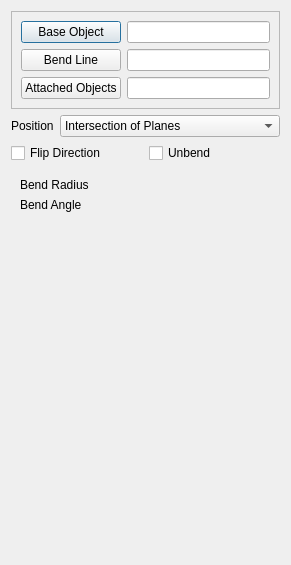
<?xml version="1.0" encoding="UTF-8"?>
<ui version="4.0">
 <class>SMBendOnLineTaskPanel</class>
 <widget class="QDialog" name="SMBendOnLineTaskPanel">
  <property name="geometry">
   <rect>
    <x>0</x>
    <y>0</y>
    <width>291</width>
    <height>565</height>
   </rect>
  </property>
  <property name="windowTitle">
   <string>Fold on sketch line properties</string>
  </property>
  <layout class="QVBoxLayout" name="verticalLayout">
   <item>
    <widget class="QFrame" name="frame">
     <property name="frameShape">
      <enum>QFrame::StyledPanel</enum>
     </property>
     <property name="frameShadow">
      <enum>QFrame::Raised</enum>
     </property>
     <layout class="QGridLayout" name="gridLayout">
      <item row="0" column="2">
       <widget class="QLineEdit" name="txtBaseObject">
        <property name="readOnly">
         <bool>true</bool>
        </property>
       </widget>
      </item>
      <item row="1" column="2">
       <widget class="QLineEdit" name="txtBendLine">
        <property name="readOnly">
         <bool>true</bool>
        </property>
       </widget>
      </item>
      <item row="2" column="2">
       <widget class="QLineEdit" name="txtAttachedObjects">
        <property name="readOnly">
         <bool>true</bool>
        </property>
       </widget>
      </item>
      <item row="0" column="0">
       <widget class="QPushButton" name="buttBaseObject">
        <property name="text">
         <string>Base Object</string>
        </property>
        <property name="checkable">
         <bool>true</bool>
        </property>
       </widget>
      </item>
      <item row="1" column="0">
       <widget class="QPushButton" name="buttBendLine">
        <property name="text">
         <string>Bend Line</string>
        </property>
        <property name="checkable">
         <bool>true</bool>
        </property>
       </widget>
      </item>
      <item row="2" column="0">
       <widget class="QPushButton" name="buttAttachedObjects">
        <property name="text">
         <string>Attached Objects</string>
        </property>
        <property name="checkable">
         <bool>true</bool>
        </property>
       </widget>
      </item>
     </layout>
    </widget>
   </item>
   <item>
    <layout class="QHBoxLayout" name="materalDefinitionSheetLayout">
     <item>
      <widget class="QLabel" name="label_6">
       <property name="text">
        <string>Position</string>
       </property>
      </widget>
     </item>
     <item>
      <widget class="QComboBox" name="comboPosition">
       <property name="sizePolicy">
        <sizepolicy hsizetype="Expanding" vsizetype="Fixed">
         <horstretch>0</horstretch>
         <verstretch>0</verstretch>
        </sizepolicy>
       </property>
       <item>
        <property name="text">
         <string>Intersection of Planes</string>
        </property>
       </item>
       <item>
        <property name="text">
         <string>Middle</string>
        </property>
       </item>
       <item>
        <property name="text">
         <string>Backward</string>
        </property>
       </item>
       <item>
        <property name="text">
         <string>Forward</string>
        </property>
       </item>
      </widget>
     </item>
    </layout>
   </item>
   <item>
    <layout class="QHBoxLayout" name="horizontalLayout">
     <item>
      <widget class="QCheckBox" name="checkFlipDir">
       <property name="text">
        <string>Flip Direction</string>
       </property>
      </widget>
     </item>
     <item>
      <widget class="QCheckBox" name="checkUnbend">
       <property name="text">
        <string>Unbend</string>
       </property>
      </widget>
     </item>
    </layout>
   </item>
   <item>
    <widget class="QFrame" name="frame">
     <layout class="QGridLayout" name="gridLayout_2">
      <item row="0" column="0">
       <widget class="QLabel" name="label_4">
        <property name="text">
         <string>Bend Radius</string>
        </property>
       </widget>
      </item>
      <item row="0" column="1">
       <widget class="Gui::QuantitySpinBox" name="unitBendRadius" native="true"/>
      </item>
      <item row="1" column="1">
       <widget class="Gui::QuantitySpinBox" name="unitBendAngle" native="true"/>
      </item>
      <item row="1" column="0">
       <widget class="QLabel" name="label_5">
        <property name="text">
         <string>Bend Angle</string>
        </property>
       </widget>
      </item>
     </layout>
    </widget>
   </item>
   <item>
    <spacer name="verticalSpacer">
     <property name="orientation">
      <enum>Qt::Vertical</enum>
     </property>
     <property name="sizeHint" stdset="0">
      <size>
       <width>20</width>
       <height>40</height>
      </size>
     </property>
    </spacer>
   </item>
  </layout>
 </widget>
 <customwidgets>
  <customwidget>
   <class>Gui::QuantitySpinBox</class>
   <extends>QWidget</extends>
   <header>Gui/QuantitySpinBox.h</header>
  </customwidget>
 </customwidgets>
 <resources/>
 <connections/>
</ui>
